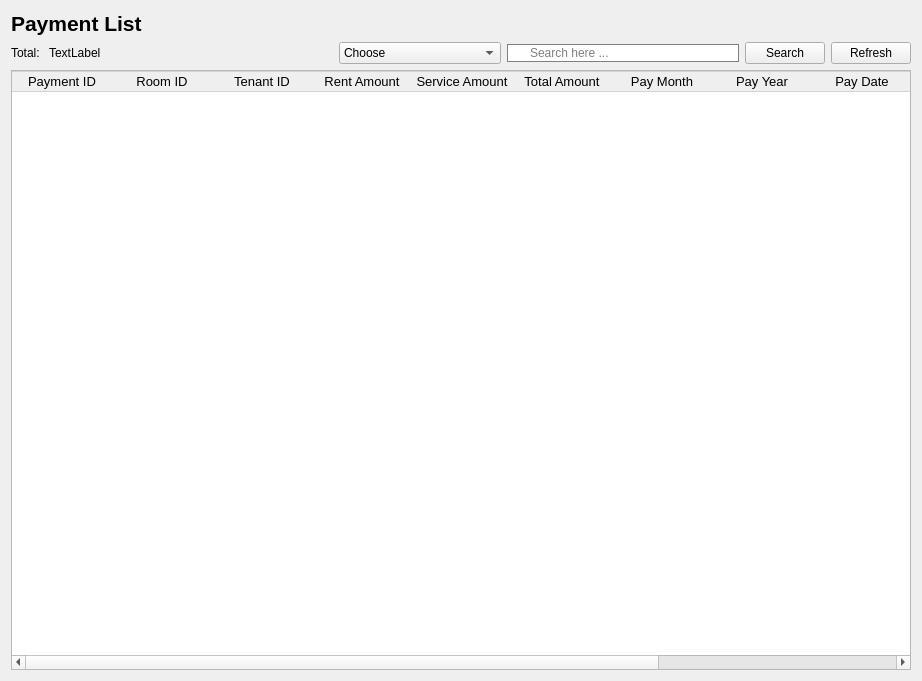
           <widget class="QWidget" name="page_7">
            <layout class="QVBoxLayout" name="verticalLayout_11">
             <item>
              <layout class="QHBoxLayout" name="horizontalLayout_19">
               <item>
                <widget class="QLabel" name="label_12">
                 <property name="font">
                  <font>
                   <pointsize>16</pointsize>
                   <bold>true</bold>
                  </font>
                 </property>
                 <property name="text">
                  <string>Payment List</string>
                 </property>
                </widget>
               </item>
               <item>
                <spacer name="horizontalSpacer_17">
                 <property name="orientation">
                  <enum>Qt::Orientation::Horizontal</enum>
                 </property>
                 <property name="sizeHint" stdset="0">
                  <size>
                   <width>40</width>
                   <height>20</height>
                  </size>
                 </property>
                </spacer>
               </item>
              </layout>
             </item>
             <item>
              <layout class="QHBoxLayout" name="horizontalLayout_20">
               <item>
                <layout class="QHBoxLayout" name="horizontalLayout_24">
                 <item>
                  <widget class="QLabel" name="label_13">
                   <property name="text">
                    <string>Total: </string>
                   </property>
                  </widget>
                 </item>
                 <item>
                  <widget class="QLabel" name="totalroom_4">
                   <property name="text">
                    <string>TextLabel</string>
                   </property>
                  </widget>
                 </item>
                </layout>
               </item>
               <item>
                <spacer name="horizontalSpacer_18">
                 <property name="orientation">
                  <enum>Qt::Orientation::Horizontal</enum>
                 </property>
                 <property name="sizeHint" stdset="0">
                  <size>
                   <width>40</width>
                   <height>20</height>
                  </size>
                 </property>
                </spacer>
               </item>
               <item>
                <widget class="QComboBox" name="CBSRer_2">
                 <item>
                  <property name="text">
                   <string>Choose</string>
                  </property>
                 </item>
                 <item>
                  <property name="text">
                   <string>Room ID</string>
                  </property>
                 </item>
                 <item>
                  <property name="text">
                   <string>Room Type</string>
                  </property>
                 </item>
                 <item>
                  <property name="text">
                   <string>Phòng đang trống</string>
                  </property>
                 </item>
                 <item>
                  <property name="text">
                   <string>Phòng đã có người thuê</string>
                  </property>
                 </item>
                 <item>
                  <property name="text">
                   <string>Phòng đang bảo trì</string>
                  </property>
                 </item>
                </widget>
               </item>
               <item>
                <widget class="QLineEdit" name="LineEditSearchRe_2">
                 <property name="styleSheet">
                  <string notr="true">QLineEdit{
padding-left:20px;
border: 1px solid gray;
border-radius: 10px;
}</string>
                 </property>
                 <property name="text">
                  <string/>
                 </property>
                 <property name="placeholderText">
                  <string>Search here ...</string>
                 </property>
                </widget>
               </item>
               <item>
                <widget class="QPushButton" name="searchRer_2">
                 <property name="text">
                  <string>Search</string>
                 </property>
                 <property name="icon">
                  <iconset resource="Icon.qrc">
                   <normaloff>:/new/prefix1/Resources/loupe.png</normaloff>:/new/prefix1/Resources/loupe.png</iconset>
                 </property>
                 <property name="checkable">
                  <bool>false</bool>
                 </property>
                </widget>
               </item>
               <item>
                <widget class="QPushButton" name="RefRebtn_2">
                 <property name="text">
                  <string>Refresh</string>
                 </property>
                 <property name="icon">
                  <iconset resource="Icon.qrc">
                   <normaloff>:/new/prefix1/Resources/reload.png</normaloff>:/new/prefix1/Resources/reload.png</iconset>
                 </property>
                </widget>
               </item>
              </layout>
             </item>
             <item>
              <widget class="QTableWidget" name="PaymentTable">
               <property name="minimumSize">
                <size>
                 <width>900</width>
                 <height>600</height>
                </size>
               </property>
               <property name="font">
                <font>
                 <pointsize>10</pointsize>
                </font>
               </property>
               <property name="styleSheet">
                <string notr="true">QPushButton{
	 border: none;
}
QTableWidget::item {
       border-right: none;
       border-left: none;
       border-bottom: 1px solid #D3D3D3;
}
QHeaderView::section {
       border: 1px solid #D3D3D3; 
       border-right: none;      
       border-left: none;       
}</string>
               </property>
               <property name="editTriggers">
                <set>QAbstractItemView::EditTrigger::NoEditTriggers</set>
               </property>
               <property name="alternatingRowColors">
                <bool>true</bool>
               </property>
               <property name="selectionMode">
                <enum>QAbstractItemView::SelectionMode::NoSelection</enum>
               </property>
               <property name="showGrid">
                <bool>false</bool>
               </property>
               <attribute name="horizontalHeaderVisible">
                <bool>true</bool>
               </attribute>
               <attribute name="horizontalHeaderCascadingSectionResizes">
                <bool>false</bool>
               </attribute>
               <attribute name="horizontalHeaderHighlightSections">
                <bool>true</bool>
               </attribute>
               <attribute name="horizontalHeaderShowSortIndicator" stdset="0">
                <bool>false</bool>
               </attribute>
               <attribute name="horizontalHeaderStretchLastSection">
                <bool>false</bool>
               </attribute>
               <column>
                <property name="text">
                 <string>Payment ID</string>
                </property>
                <property name="font">
                 <font>
                  <pointsize>10</pointsize>
                 </font>
                </property>
               </column>
               <column>
                <property name="text">
                 <string>Room ID</string>
                </property>
                <property name="font">
                 <font>
                  <pointsize>10</pointsize>
                 </font>
                </property>
               </column>
               <column>
                <property name="text">
                 <string>Tenant ID</string>
                </property>
                <property name="font">
                 <font>
                  <pointsize>10</pointsize>
                 </font>
                </property>
               </column>
               <column>
                <property name="text">
                 <string>Rent Amount</string>
                </property>
                <property name="font">
                 <font>
                  <pointsize>10</pointsize>
                 </font>
                </property>
               </column>
               <column>
                <property name="text">
                 <string>Service Amount</string>
                </property>
                <property name="font">
                 <font>
                  <pointsize>10</pointsize>
                 </font>
                </property>
               </column>
               <column>
                <property name="text">
                 <string>Total Amount</string>
                </property>
                <property name="font">
                 <font>
                  <pointsize>10</pointsize>
                 </font>
                </property>
               </column>
               <column>
                <property name="text">
                 <string>Pay Month</string>
                </property>
               </column>
               <column>
                <property name="text">
                 <string>Pay Year</string>
                </property>
               </column>
               <column>
                <property name="text">
                 <string>Pay Date</string>
                </property>
               </column>
               <column>
                <property name="text">
                 <string>Status</string>
                </property>
               </column>
               <column>
                <property name="text">
                 <string>Remaining</string>
                </property>
               </column>
              </widget>
             </item>
            </layout>
           </widget>
